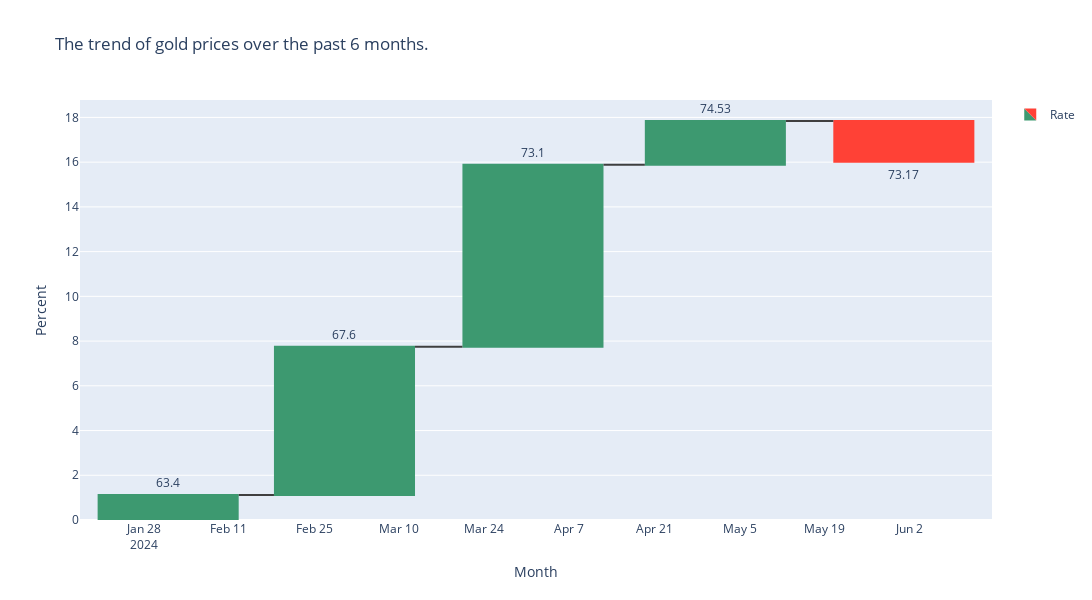

Notebook cell for this chart:
### Code cell
import plotly.graph_objects as go

fig = go.Figure(go.Waterfall(
    name = "Rate", orientation = "v",
    text = round(monthly_avg_df['sell'][1:],2),
    x = monthly_avg_df['month'][1:], y=monthly_avg_df['trend'][1:],
    connector = {"line":{"color":"rgb(63, 63, 63)"}},
    textposition="outside",
))

fig.update_layout(
        title = "The trend of gold prices over the past 6 months.",
        xaxis_title='Month',
        yaxis_title='Percent',
        showlegend = True,
        width=1200,
        height=600
)

fig.show()

### Figure 1 — Plotly figure (JSON) as saved in the notebook; plotly's stock layout.template omitted (floating-point values rounded to 4 significant figures)
{"data": [{"connector": {"line": {"color": "rgb(63, 63, 63)"}}, "name": "Rate", "orientation": "v", "text": [63.4, 67.6, 73.1, 74.53, 73.17], "textposition": "outside", "type": "waterfall", "x": ["2024-02", "2024-03", "2024-04", "2024-05", "2024-06"], "y": [1.112, 6.629, 8.139, 1.96, -1.826]}], "layout": {"height": 600, "showlegend": true, "title": {"text": "The trend of gold prices over the past 6 months."}, "width": 1200, "xaxis": {"autorange": true, "range": ["2024-01-17 12:00", "2024-06-15 12:00"], "title": {"text": "Month"}, "type": "date"}, "yaxis": {"autorange": true, "range": [0, 18.78], "title": {"text": "Percent"}, "type": "linear"}}}
